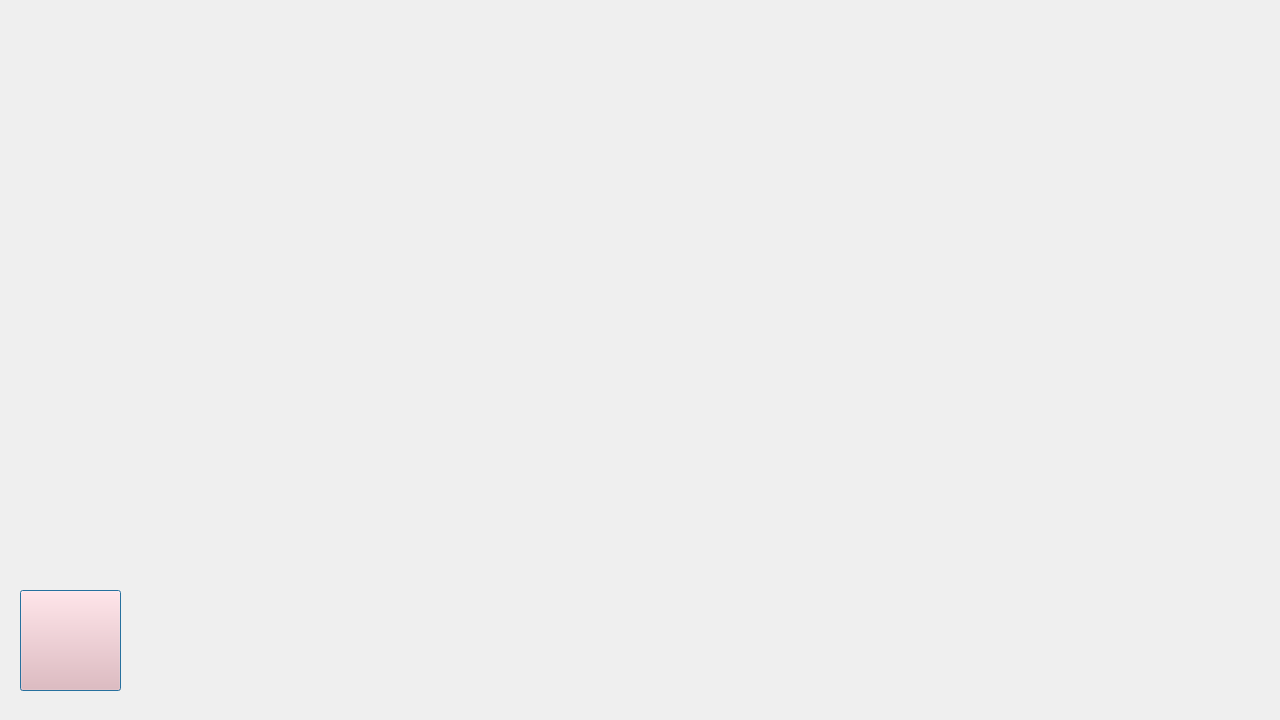
<?xml version="1.0" encoding="UTF-8"?>
<ui version="4.0">
 <class>footpedal</class>
 <widget class="QDialog" name="footpedal">
  <property name="geometry">
   <rect>
    <x>0</x>
    <y>0</y>
    <width>1280</width>
    <height>720</height>
   </rect>
  </property>
  <property name="windowTitle">
   <string>Dialog</string>
  </property>
  <property name="styleSheet">
   <string notr="true">background-image: url(:/new/prefix1/SWIMG.png);</string>
  </property>
  <widget class="QPushButton" name="pushButton_3">
   <property name="geometry">
    <rect>
     <x>20</x>
     <y>590</y>
     <width>101</width>
     <height>101</height>
    </rect>
   </property>
   <property name="maximumSize">
    <size>
     <width>800</width>
     <height>600</height>
    </size>
   </property>
   <property name="autoFillBackground">
    <bool>false</bool>
   </property>
   <property name="styleSheet">
    <string notr="true">background-image: url(:/new/prefix1/backimg 1.png);
background-color: rgba(242, 179, 179, 0);</string>
   </property>
   <property name="text">
    <string/>
   </property>
  </widget>
 </widget>
 <resources/>
 <connections/>
</ui>
